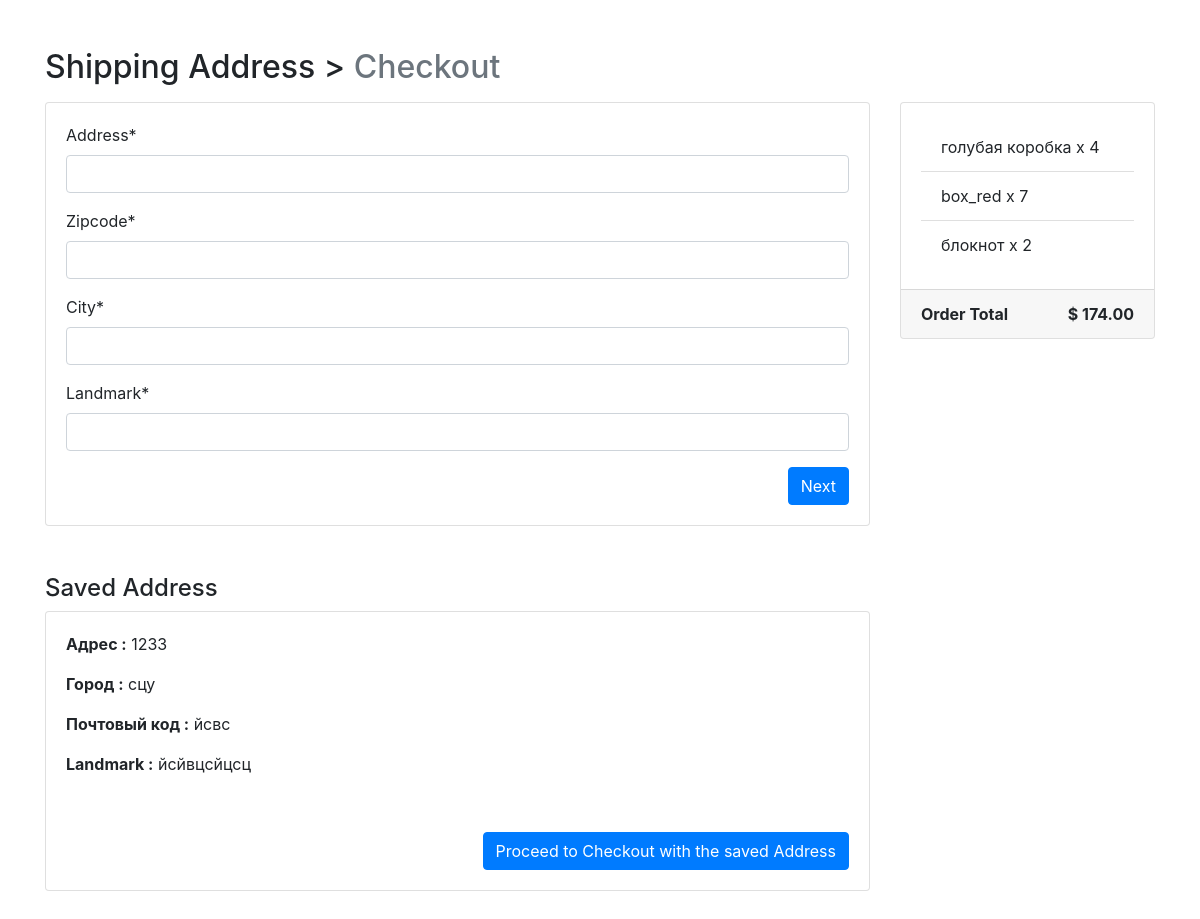
Page /checkout/ (signed in) on the earlier database version.
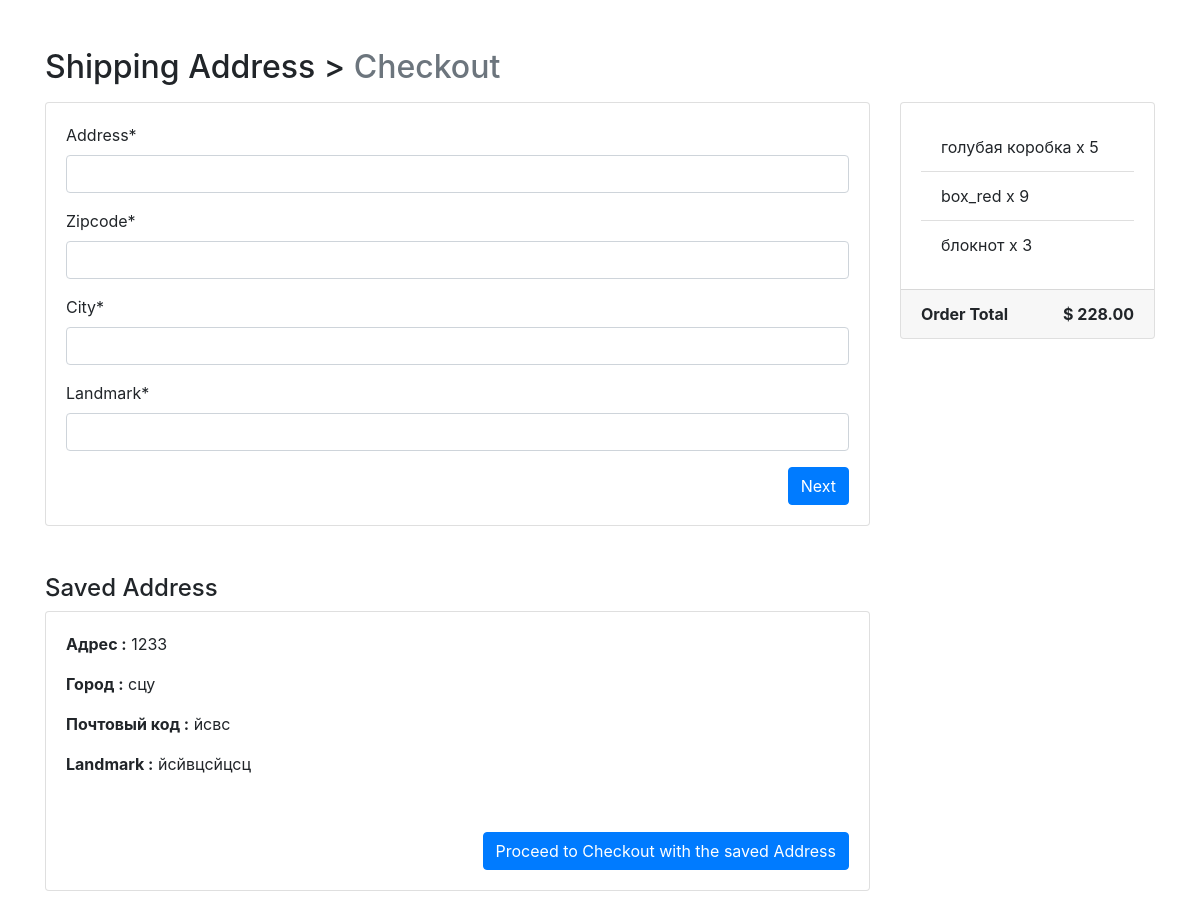
Same page on the later database version.
### cart/models.py (models this page shows, shortened)
class Cart(models.Model):
    user = models.ForeignKey(User, on_delete=models.CASCADE)
    item = models.ForeignKey(Product, on_delete=models.CASCADE)
    quantity = models.IntegerField(default=1)
    purchased = models.BooleanField(default=False)
    created = models.DateTimeField(auto_now_add=True)
    def get_total(self):
        total = self.item.price * self.quantity
        floattotal = float("{0:.2f}".format(total))
        return floattotal

### products/models.py (models this page shows, shortened)
class  Product(models.Model):
    mainimage = models.ImageField(upload_to='products/', blank=True)
    name = models.CharField(max_length=300)
    slug = models.SlugField()
    category = models.ForeignKey(Category, on_delete=models.CASCADE)
    preview_text = models.TextField(max_length=200, verbose_name='Preview Text')
    detail_text = models.TextField(max_length=1000, verbose_name='Detail Text')
    price = models.FloatField()

### checkout/views.py (the view, shortened to what this page needs)
# urls.py: path('checkout/', checkout, name="index"),
def checkout(request):
	form = BillingForm
	order_qs = Order.objects.filter(user= request.user, ordered=False)
	order_items = order_qs[0].orderitems.all()
	order_total = order_qs[0].get_totals()
	context = {"form": form, "order_items": order_items, "order_total": order_total}
	saved_address = BillingAddress.objects.filter(user = request.user)
	if saved_address.exists():
		savedAddress = saved_address.first()
		context = {"form": form, "order_items": order_items, "order_total": order_total, "savedAddress": savedAddress}
	return render(request, 'checkout/index.html', context)

### cart/models.py (called while the page is built)
    def get_totals(self):
        total = 0
        for order_item in self.orderitems.all():
            total += order_item.get_total()
        return total

### checkout/templates/checkout/index.html (shortened to what this page needs)
{% extends 'products/base.html' %}
{% load crispy_forms_tags %}
{% block content %}
<div class="container mt-5">
  <h2 class="mb-3">Shipping Address > <span class="text-muted">Checkout</span></h2>
  <div class="row">
    <div class="col-md-9">
     <div class="card mb-5" style="height: auto">
       <div class="card-body">
          <form method="POST">
         {{ form | crispy}}
          <button type="submit" class="btn btn-primary float-right">Next</button>
          </form>
       </div>
     </div>
      {% if savedAddress %}
      <h4>Saved Address</h4>
      <div class="card mb-5" style="height: auto">
        <div class="card-body">
          <p><b>Aдрес :</b> {{ savedAddress.address }}</p>
          <p><b>Город :</b> {{ savedAddress.city }}</p>
          <p><b>Почтовый код :</b> {{ savedAddress.zipcode }}</p>
          <p><b>Landmark :</b> {{ savedAddress.landmark }}</p>
        </div>
        <div class="card-body">
           <a href="{% url 'checkout:payment' %}" class="btn btn-primary float-right">Proceed to Checkout with the saved Address</a>
        </div>
      </div>
      {% endif %}
    </div>
    <div class="col-md-3">
      <div class="card" style="height: auto">
        <div class="card-body">
          <ul class="list-group list-group-flush">
            {% for item in order_items %}
            <li class="list-group-item">{{ item.item.name }} x {{ item.quantity }}</li>
            {% endfor %}
          </ul>
        </div>
           <div class="card-footer">
            <span class="float-left"><b>Order Total</b></span>
            <span class="float-right"><b>$ {{ order_total | floatformat:2 }}</b></span>
          </div>
      </div>
    </div>
  </div>
</div>
{% endblock %}

Differences in the rows shown:
changed Cart "голубая коробка": quantity "4" → "5"
changed Cart "box_red": quantity "7" → "9"
changed Cart "блокнот": quantity "2" → "3"
Other differences:
{{ order_total | floatformat:2 }}: "174.00" → "228.00"
